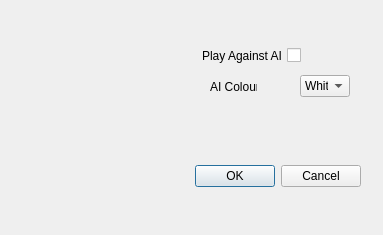
<?xml version="1.0" encoding="UTF-8"?>
<ui version="4.0">
 <class>OptionsMenu</class>
 <widget class="QDialog" name="OptionsMenu">
  <property name="enabled">
   <bool>true</bool>
  </property>
  <property name="geometry">
   <rect>
    <x>0</x>
    <y>0</y>
    <width>383</width>
    <height>235</height>
   </rect>
  </property>
  <property name="windowTitle">
   <string>Options Menu</string>
  </property>
  <widget class="QDialogButtonBox" name="buttonBox">
   <property name="geometry">
    <rect>
     <x>20</x>
     <y>160</y>
     <width>341</width>
     <height>32</height>
    </rect>
   </property>
   <property name="orientation">
    <enum>Qt::Horizontal</enum>
   </property>
   <property name="standardButtons">
    <set>QDialogButtonBox::Cancel|QDialogButtonBox::Ok</set>
   </property>
  </widget>
  <widget class="QCheckBox" name="AICheckBox">
   <property name="geometry">
    <rect>
     <x>200</x>
     <y>40</y>
     <width>101</width>
     <height>31</height>
    </rect>
   </property>
   <property name="layoutDirection">
    <enum>Qt::RightToLeft</enum>
   </property>
   <property name="text">
    <string>Play Against AI</string>
   </property>
  </widget>
  <widget class="QComboBox" name="comboBox">
   <property name="geometry">
    <rect>
     <x>300</x>
     <y>75</y>
     <width>50</width>
     <height>22</height>
    </rect>
   </property>
   <item>
    <property name="text">
     <string>White</string>
    </property>
   </item>
   <item>
    <property name="text">
     <string>Black</string>
    </property>
   </item>
  </widget>
  <widget class="QLabel" name="label">
   <property name="geometry">
    <rect>
     <x>210</x>
     <y>80</y>
     <width>47</width>
     <height>13</height>
    </rect>
   </property>
   <property name="text">
    <string>AI Colour: </string>
   </property>
  </widget>
 </widget>
 <resources/>
 <connections>
  <connection>
   <sender>buttonBox</sender>
   <signal>accepted()</signal>
   <receiver>OptionsMenu</receiver>
   <slot>accept()</slot>
   <hints>
    <hint type="sourcelabel">
     <x>248</x>
     <y>254</y>
    </hint>
    <hint type="destinationlabel">
     <x>157</x>
     <y>274</y>
    </hint>
   </hints>
  </connection>
  <connection>
   <sender>buttonBox</sender>
   <signal>rejected()</signal>
   <receiver>OptionsMenu</receiver>
   <slot>reject()</slot>
   <hints>
    <hint type="sourcelabel">
     <x>316</x>
     <y>260</y>
    </hint>
    <hint type="destinationlabel">
     <x>286</x>
     <y>274</y>
    </hint>
   </hints>
  </connection>
 </connections>
</ui>
